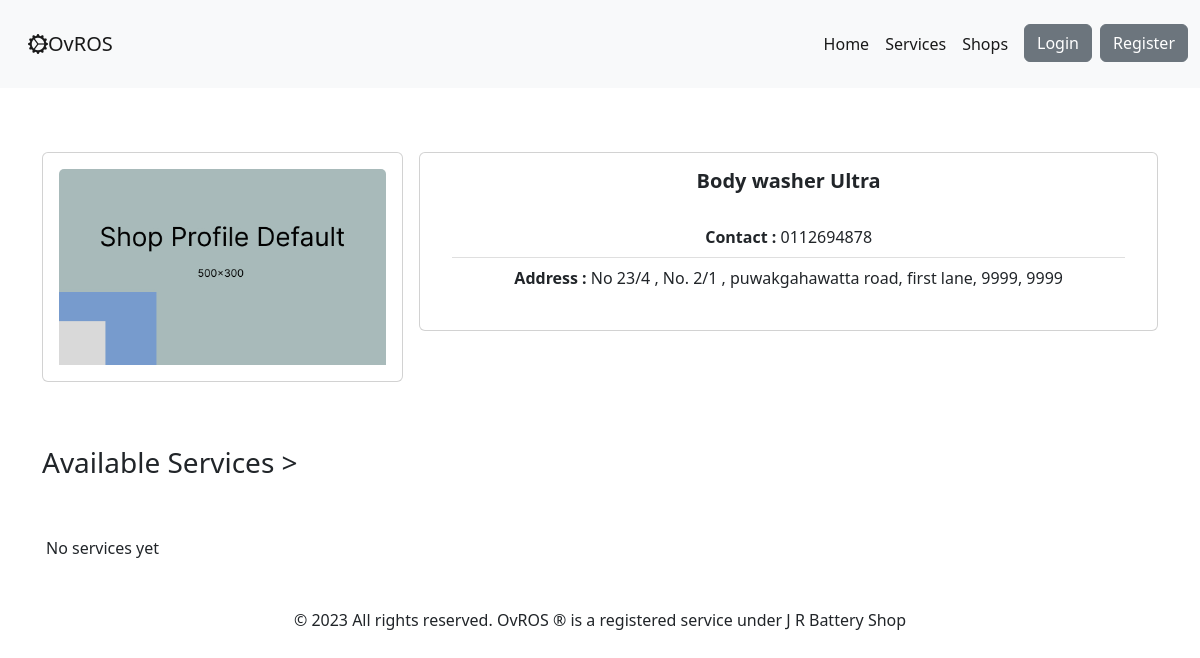
Screenshot of /shops/5 with the database file from the repository.
### ovros_user_module/models.py (models this page shows, shortened)
class ShopProfile(models.Model):
    user = models.OneToOneField(settings.AUTH_USER_MODEL, on_delete=models.CASCADE)
    user_role = models.CharField('Type', max_length=40, choices=Types.choices, default=Types.USER_SHOP)
    shop_name = models.CharField(max_length=100, help_text="Service Shop name")
    shop_profile_img = models.ImageField(upload_to='shops/profile_images', null=True, blank=True,
                                         default="shops/shop_profile_default.jpg")
    shop_address_no = models.CharField(
        max_length=200,
        help_text="Service Shop address Number",
    )
    shop_address_street = models.CharField(
        max_length=200,
        help_text="Service Shop address street",
    )
    shop_address_city = models.CharField(
        choices=DISTRICTS_CITY,
        max_length=200,
        help_text="Service Shop address city",
    )
    shop_address_district = models.CharField(
        choices=DISTRICTS,
        max_length=200,
        help_text="Service Shop address district",
    )
    shop_contact = models.CharField(max_length=10, help_text="eg: 07xxxxxxxx")
    shop_email = models.CharField(max_length=100, help_text="shop email address", blank=True)
    def get_full_address(self):
        return f'No {self.shop_address_no} , ' \
               f'{self.shop_address_street}, ' \
               f'{self.shop_address_city}, ' \
               f'{self.shop_address_district}'

### ovros_home/views.py (the view)
# urls.py: path('shops/<int:shop_id>', shop_detail, name='shop_detail'),
def shop_detail(request, shop_id):
    shop_d = ShopProfile.objects.get(id=shop_id)
    shop_services = Service.objects.filter(shop=shop_id)
    return render(request, "shops/shop_detail.html", {
        "profile": shop_d,
        "shop_services": shop_services
    })

### ovros_user_module/context_processors.py (called while the page is built)
def profile_data(request):
    return {'profile_data': ProfileData(request)}

### templates/shops/shop_detail.html (shortened to what this page needs)
{% extends 'base.html' %}
{% load static %}
{% load crispy_forms_tags %}
{% block content %}
    <div class="container">
        <div class="row my-5 g-3">
            <div class="col-12 col-md-6 col-lg-4">
                <div class="card">
                    <div class="card-body text-center">
                        <img src="{{ profile.shop_profile_img.url }}" class="card-img-top"
                             alt="shop_profile_img">
                    </div>
                </div>
            </div>
            <div class="col-12 col-md-6 col-lg-8">
                <div class="card">
                    <div class="card-body text-center">
                        <h5 class="card-title"><strong>{{ profile.shop_name }}</strong></h5>
                        <div class="card-body ">
                            <div class="list-group">
                                <ul class="list-group list-group-flush">
                                    <li class="list-group-item"><strong>Contact : </strong>{{ profile.shop_contact }}
                                    </li>
                                    <li class="list-group-item"><strong>Address : </strong>
                                        {{ profile.get_full_address }}</li>
                                </ul>
                            </div>
                        </div>
                    </div>
                </div>
            </div>
        </div>
        <div class="row my-5 g-3">
            <h3>Available Services ></h3>
        </div>
        <div class="row my-5 g-3">
            <div class="container">
            {% if shop_services.count == 0 %}
                No services yet
            {% endif %}
            </div>
        </div>
    </div>
{% endblock %}

### rows the page displays
ShopProfile: shop_profile_img (placeholder picture), shop_name "Body washer Ultra", shop_contact "0112694878", get_full_address "No 23/4 , No. 2/1 , puwakgahawatta road, first lane, 9999, 9999"
